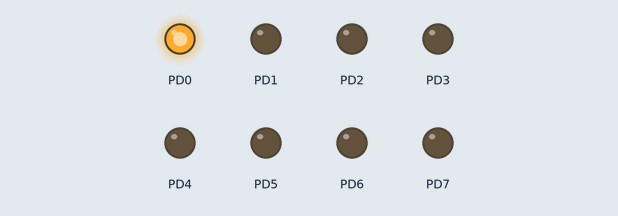
The program below on a simulated ATmega8, built with avr-gcc and emulated at 8 MHz. Parts: output pins drawn as LEDs (lit = HIGH).

Above: at 0.5 s.
At 2.5 s:
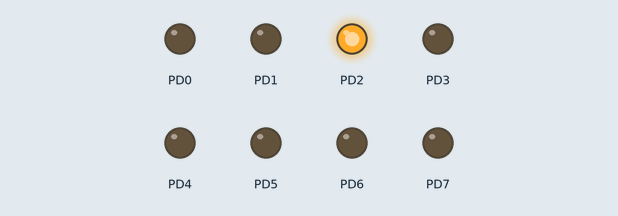
At 3.5 s:
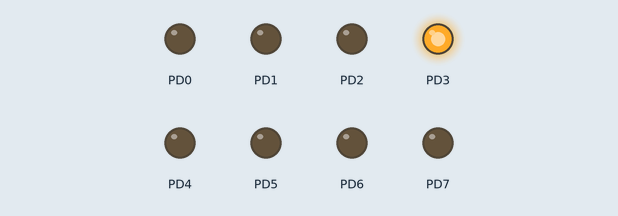
At 4.5 s:
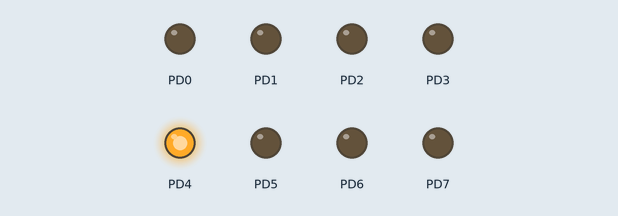
At 6.5 s:
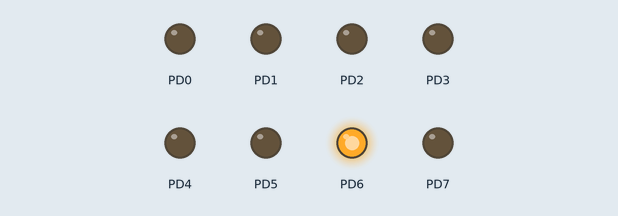
At 9.5 s:
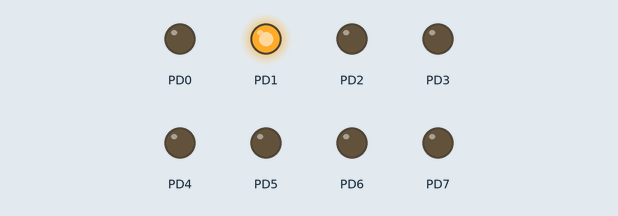
Timing chart, 0 to 10.4 s (numbered marks = the images above):
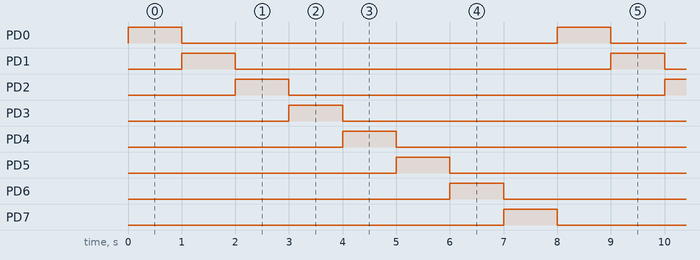

The program:

main.c
```c
// ATMega 8A

// По идее, данная прошивка должна по очереди зажигать
// пины на порту D с задержкой в 1 секунду

// Модель Мк, лучше писать, но по идее компайлер сам подставить модель
#define __AVR_ATmega8A__ true

// Частота процесора для ATMega 8a, 8МГц, может работать от 0 до 16Мгц
// Лучше устанавливать, ибо может нестабильно работать _delay_ms
#define F_CPU 8000000

#include <stdbool.h>
#include <avr/io.h>
#include <util/delay.h>

#define lightsCount 8;

int main() {
  DDRD = 0xFF; // Ставим порт на вывод сигнала
  PORTD = 0b00000000; // Обнуляем все пины в порту D

  unsigned int i = 0;
  unsigned int currentCount = i;

  while(true) {
    currentCount = i % lightsCount;
    PORTD = 1 << currentCount; // Добавляем 1 к следуещему разряду
    _delay_ms(1000);
    i++;
  }

  return 0;
}
```

Measured:
- by itself, PD0–7: alternates HIGH for 1.0 s and LOW for 7.0 s
- by itself, everything shown: repeats every 8.0 s, in 8 steps
